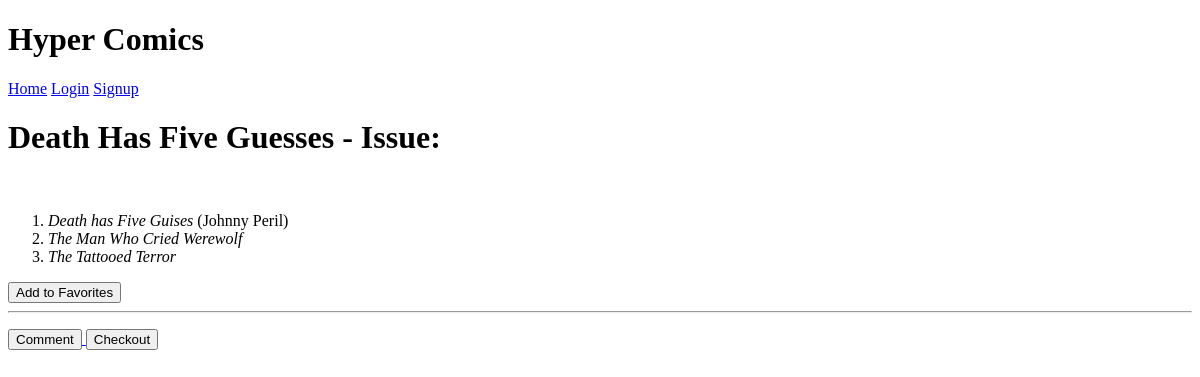
Before: /comicinfo/1/ with the older database file.
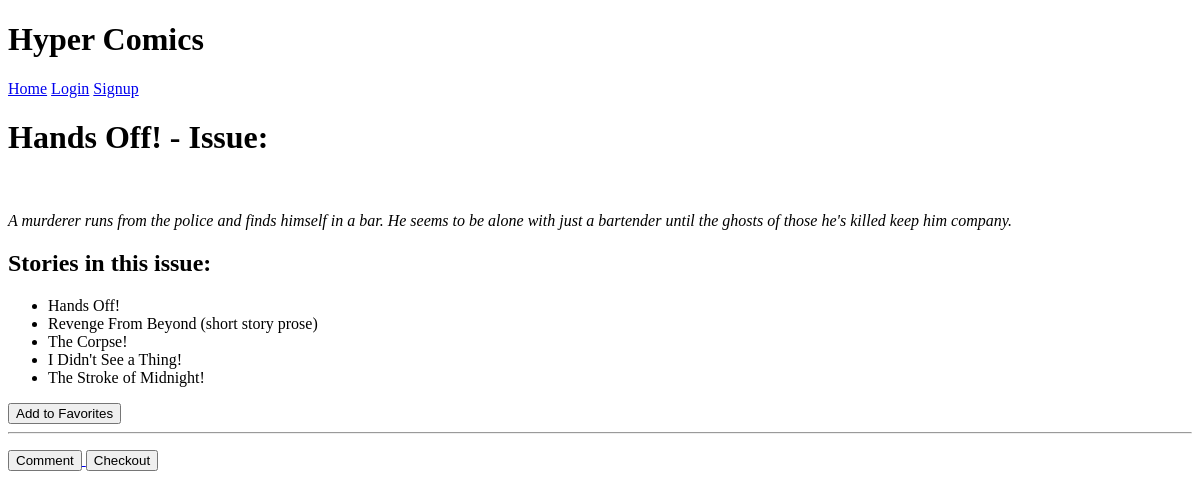
After: the same page with the newer database file.
### ComicBaseApp/models.py (models this page shows, shortened)
class ComicBook(models.Model):
    name = models.CharField(max_length=150, null=True, blank=True)
    author = models.CharField(max_length=50)
    description = models.TextField(null=True, blank=True)
    published_date = models.DateField(null=True, blank=True)
    publisher = models.CharField(max_length=50, null=True, blank=True)
    volume = models.CharField(max_length=150)
    issue = models.IntegerField()
    image = models.URLField(default="")
    is_checked_out = models.BooleanField(default=False)

### ComicBaseApp/views.py (the view)
# urls.py: path("comicinfo/<int:id>/", ComicDetailView.as_view(), name="comicinfo"),
class ComicDetailView(View):
    def get(self, request, id):
        html = 'comic_detail.html'
        book = ComicBook.objects.get(id=id)
        comments = ComicComment.objects.filter(comic_book_title=book)
        context = {'book': book, 'comments': comments }
        return render(request, html, context)

### templates/comic_detail.html (shortened to what this page needs)
{% extends "base.html" %}
{% block content%}
<h1> {{book.name}} - Issue: {{book.issue_number}} </h2>
  {% if book.description is not None %}
  {% autoescape off %}
{{book.description}}
{% endautoescape %}
    {% else %}
    <p> No Description Available </p>
    {% endif %}
    <a href="{% url 'favorite_view' id=book.id %}">
      <button>Add to Favorites</button>
    </a>
    <hr>
    <a href="{% url 'add_comment' id=book.id %}">
      <button>Comment</button>
    </a>
      {% if not book.is_checked_out %}
        <a href="{% url 'checkout_view' id=book.id %}">
        <button>Checkout</button>
        </a>
      {% else %}
        <p>This book is checked out. Place hold?</p>
        <a href="{% url 'hold_view' id=book.id %}">
        <button>Place on hold</button>
      </a>
      {% endif %}
{% endblock %}

### templates/base.html (shortened to what this page needs)
<!DOCTYPE html>
<html lang="en">
<head>
</head>
<body>
    {% include "nav.html" %}
 <div>
     {% block content %}
     {% endblock %}
 </div>
</body>
</html>

### templates/nav.html
<div>
    <h1>Hyper Comics</h1>
    <a href = "{% url 'home' %}">Home</a>
    {% if request.user.is_authenticated%}
    <a href = "/profile/{{request.user.username}}/">Profile</a>
    <a href = "{% url 'logout'%}">Logout</a>
    {% else %}
    <a href = "{% url 'login'%}">Login</a>
    <a href = "{% url 'signup'%}">Signup</a>
    {% endif %}
</div>

Changed rows visible on the page:
changed ComicBook: name "Death Has Five Guesses" → "Hands Off!"; description "Death has Five Guises (Johnny Peril) The Man Who Cried Werewolf The Tattooed Terror" → "A murderer runs from the police and finds himself in a bar. He seems to be alone with just a bartender until the ghosts of those he's killed keep him company. Stories in this issue: Hands Off! Revenge From Beyond (short story prose) The Corpse! I Didn't See a Thing! The Stroke of Midnight!"
